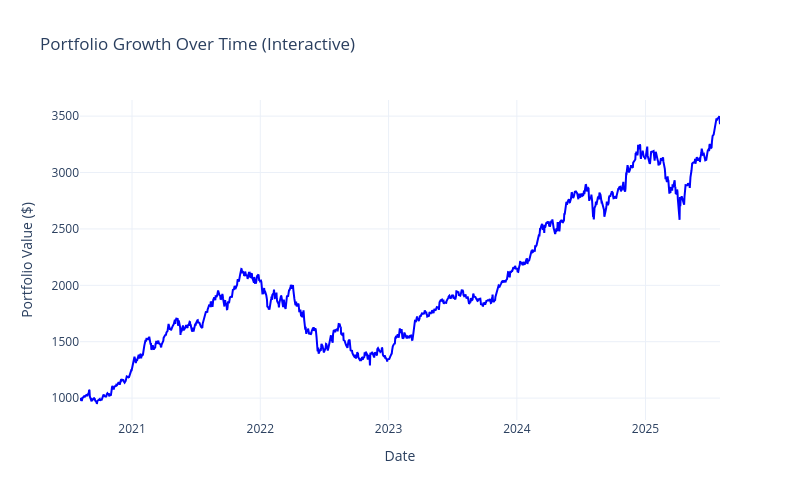
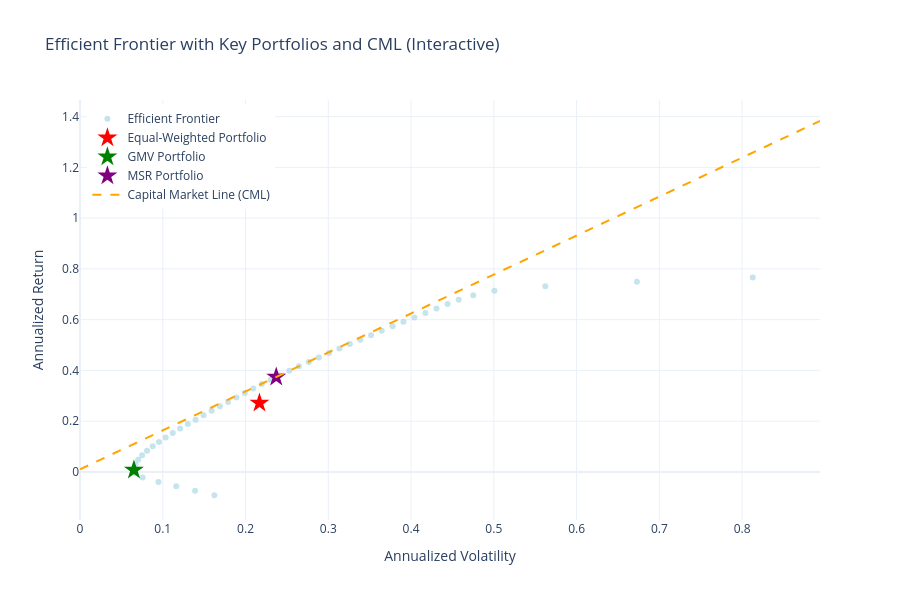

These figures' notebook cell, in order:
### Code cell
import plotly.graph_objects as go
import plotly.express as px
from plotly.subplots import make_subplots
import numpy as np
import pandas as pd

# Create interactive historical growth chart using Plotly
fig_growth = go.Figure()
fig_growth.add_trace(go.Scatter(
	x=wealth_index.index,
	y=wealth_index.values,
	mode='lines',
	name='Portfolio Value',
	line=dict(width=2, color='blue'),
	hovertemplate='Date: %{x}<br>Value: $%{y:,.2f}<extra></extra>'
))

fig_growth.update_layout(
	title='Portfolio Growth Over Time (Interactive)',
	xaxis_title='Date',
	yaxis_title='Portfolio Value ($)',
	hovermode='x unified',
	template='plotly_white',
	height=500,
	width=800
)

fig_growth.show()

# Create interactive Efficient Frontier plot using Plotly
fig_ef = go.Figure()

# Add Efficient Frontier points
fig_ef.add_trace(go.Scatter(
	x=port_volatilities,
	y=port_returns,
	mode='markers',
	name='Efficient Frontier',
	marker=dict(size=6, color='lightblue', opacity=0.7),
	hovertemplate='Volatility: %{x:.4f}<br>Return: %{y:.4f}<extra></extra>'
))

# Add Equal-Weighted Portfolio
fig_ef.add_trace(go.Scatter(
	x=[ew_portfolio_volatility],
	y=[ew_portfolio_return],
	mode='markers',
	name='Equal-Weighted Portfolio',
	marker=dict(size=15, color='red', symbol='star'),
	hovertemplate='EW Portfolio<br>Volatility: %{x:.4f}<br>Return: %{y:.4f}<extra></extra>'
))

# Add GMV Portfolio
fig_ef.add_trace(go.Scatter(
	x=[gmv_portfolio_volatility],
	y=[gmv_portfolio_return],
	mode='markers',
	name='GMV Portfolio',
	marker=dict(size=15, color='green', symbol='star'),
	hovertemplate='GMV Portfolio<br>Volatility: %{x:.4f}<br>Return: %{y:.4f}<extra></extra>'
))

# Add MSR Portfolio
fig_ef.add_trace(go.Scatter(
	x=[msr_portfolio_volatility],
	y=[msr_portfolio_return],
	mode='markers',
	name='MSR Portfolio',
	marker=dict(size=15, color='purple', symbol='star'),
	hovertemplate='MSR Portfolio<br>Volatility: %{x:.4f}<br>Return: %{y:.4f}<extra></extra>'
))

# Add Capital Market Line (CML)
fig_ef.add_trace(go.Scatter(
	x=cml_volatilities,
	y=cml_returns,
	mode='lines',
	name='Capital Market Line (CML)',
	line=dict(width=2, color='orange', dash='dash'),
	hovertemplate='CML<br>Volatility: %{x:.4f}<br>Return: %{y:.4f}<extra></extra>'
))

fig_ef.update_layout(
	title='Efficient Frontier with Key Portfolios and CML (Interactive)',
	xaxis_title='Annualized Volatility',
	yaxis_title='Annualized Return',
	template='plotly_white',
	height=600,
	width=900,
	legend=dict(
		yanchor="top",
		y=0.99,
		xanchor="left",
		x=0.01
	)
)

fig_ef.show()

print("✅ Interactive plots created successfully using Plotly!")
print("📊 Hover over data points for detailed information")
print("🔍 Use the toolbar to zoom, pan, and explore the charts")

### Figure 1 — Plotly figure (JSON) as saved in the notebook; plotly's stock layout.template omitted (floating-point values rounded to 4 significant figures; data arrays with more than 128 entries replaced by an {"elided": "..."} marker saying what was removed)
{"data": [{"hovertemplate": "Date: %{x}<br>Value: $%{y:,.2f}<extra></extra>", "line": {"color": "blue", "width": 2}, "mode": "lines", "name": "Portfolio Value", "type": "scatter", "x": {"elided": "1253 str values"}, "y": {"elided": "1253 float values"}}], "layout": {"height": 500, "hovermode": "x unified", "title": {"text": "Portfolio Growth Over Time (Interactive)"}, "width": 800, "xaxis": {"title": {"text": "Date"}}, "yaxis": {"title": {"text": "Portfolio Value ($)"}}}}

### Figure 2 — Plotly figure (JSON) as saved in the notebook; plotly's stock layout.template omitted (floating-point values rounded to 4 significant figures)
{"data": [{"hovertemplate": "Volatility: %{x:.4f}<br>Return: %{y:.4f}<extra></extra>", "marker": {"color": "lightblue", "opacity": 0.7, "size": 6}, "mode": "markers", "name": "Efficient Frontier", "type": "scatter", "x": [0.1624, 0.139, 0.1163, 0.09477, 0.07571, 0.06628, 0.06533, 0.06703, 0.07034, 0.07507, 0.08097, 0.08781, 0.09538, 0.1035, 0.1121, 0.121, 0.1303, 0.1397, 0.1493, 0.1591, 0.169, 0.179, 0.189, 0.1992, 0.2094, 0.2198, 0.2305, 0.2415, 0.2529, 0.2646, 0.2765, 0.2886, 0.3009, 0.3134, 0.326, 0.3388, 0.3516, 0.3646, 0.3777, 0.3908, 0.404, 0.4173, 0.4307, 0.4441, 0.4576, 0.4751, 0.5007, 0.5622, 0.6729, 0.8128], "y": [-0.09207, -0.07455, -0.05703, -0.03951, -0.02199, -0.004464, 0.01306, 0.03058, 0.0481, 0.06562, 0.08314, 0.1007, 0.1182, 0.1357, 0.1532, 0.1707, 0.1883, 0.2058, 0.2233, 0.2408, 0.2583, 0.2759, 0.2934, 0.3109, 0.3284, 0.346, 0.3635, 0.381, 0.3985, 0.416, 0.4336, 0.4511, 0.4686, 0.4861, 0.5036, 0.5212, 0.5387, 0.5562, 0.5737, 0.5912, 0.6088, 0.6263, 0.6438, 0.6613, 0.6789, 0.6964, 0.7139, 0.7314, 0.7489, 0.7665]}, {"hovertemplate": "EW Portfolio<br>Volatility: %{x:.4f}<br>Return: %{y:.4f}<extra></extra>", "marker": {"color": "red", "size": 15, "symbol": "star"}, "mode": "markers", "name": "Equal-Weighted Portfolio", "type": "scatter", "x": [0.2168], "y": [0.2717]}, {"hovertemplate": "GMV Portfolio<br>Volatility: %{x:.4f}<br>Return: %{y:.4f}<extra></extra>", "marker": {"color": "green", "size": 15, "symbol": "star"}, "mode": "markers", "name": "GMV Portfolio", "type": "scatter", "x": [0.06518], "y": [0.007488]}, {"hovertemplate": "MSR Portfolio<br>Volatility: %{x:.4f}<br>Return: %{y:.4f}<extra></extra>", "marker": {"color": "purple", "size": 15, "symbol": "star"}, "mode": "markers", "name": "MSR Portfolio", "type": "scatter", "x": [0.2371], "y": [0.3741]}, {"hovertemplate": "CML<br>Volatility: %{x:.4f}<br>Return: %{y:.4f}<extra></extra>", "line": {"color": "orange", "dash": "dash", "width": 2}, "mode": "lines", "name": "Capital Market Line (CML)", "type": "scatter", "x": [0.0, 0.009031, 0.01806, 0.02709, 0.03613, 0.04516, 0.05419, 0.06322, 0.07225, 0.08128, 0.09031, 0.09934, 0.1084, 0.1174, 0.1264, 0.1355, 0.1445, 0.1535, 0.1626, 0.1716, 0.1806, 0.1897, 0.1987, 0.2077, 0.2168, 0.2258, 0.2348, 0.2438, 0.2529, 0.2619, 0.2709, 0.28, 0.289, 0.298, 0.3071, 0.3161, 0.3251, 0.3342, 0.3432, 0.3522, 0.3613, 0.3703, 0.3793, 0.3883, 0.3974, 0.4064, 0.4154, 0.4245, 0.4335, 0.4425, 0.4516, 0.4606, 0.4696, 0.4787, 0.4877, 0.4967, 0.5058, 0.5148, 0.5238, 0.5328, 0.5419, 0.5509, 0.5599, 0.569, 0.578, 0.587, 0.5961, 0.6051, 0.6141, 0.6232, 0.6322, 0.6412, 0.6503, 0.6593, 0.6683, 0.6773, 0.6864, 0.6954, 0.7044, 0.7135, 0.7225, 0.7315, 0.7406, 0.7496, 0.7586, 0.7677, 0.7767, 0.7857, 0.7948, 0.8038, 0.8128, 0.8218, 0.8309, 0.8399, 0.8489, 0.858, 0.867, 0.876, 0.8851, 0.8941], "y": [0.01, 0.02387, 0.03773, 0.0516, 0.06547, 0.07934, 0.0932, 0.1071, 0.1209, 0.1348, 0.1487, 0.1625, 0.1764, 0.1903, 0.2041, 0.218, 0.2319, 0.2457, 0.2596, 0.2735, 0.2873, 0.3012, 0.3151, 0.3289, 0.3428, 0.3567, 0.3706, 0.3844, 0.3983, 0.4122, 0.426, 0.4399, 0.4538, 0.4676, 0.4815, 0.4954, 0.5092, 0.5231, 0.537, 0.5508, 0.5647, 0.5786, 0.5924, 0.6063, 0.6202, 0.634, 0.6479, 0.6618, 0.6756, 0.6895, 0.7034, 0.7172, 0.7311, 0.745, 0.7588, 0.7727, 0.7866, 0.8004, 0.8143, 0.8282, 0.842, 0.8559, 0.8698, 0.8836, 0.8975, 0.9114, 0.9252, 0.9391, 0.953, 0.9668, 0.9807, 0.9946, 1.008, 1.022, 1.036, 1.05, 1.064, 1.078, 1.092, 1.106, 1.119, 1.133, 1.147, 1.161, 1.175, 1.189, 1.203, 1.216, 1.23, 1.244, 1.258, 1.272, 1.286, 1.3, 1.314, 1.327, 1.341, 1.355, 1.369, 1.383]}], "layout": {"height": 600, "legend": {"x": 0.01, "xanchor": "left", "y": 0.99, "yanchor": "top"}, "title": {"text": "Efficient Frontier with Key Portfolios and CML (Interactive)"}, "width": 900, "xaxis": {"title": {"text": "Annualized Volatility"}}, "yaxis": {"title": {"text": "Annualized Return"}}}}
